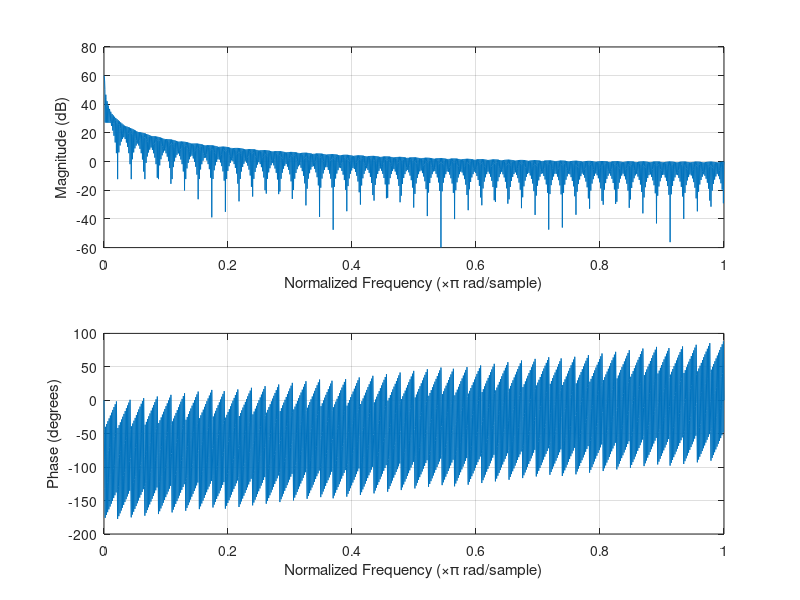
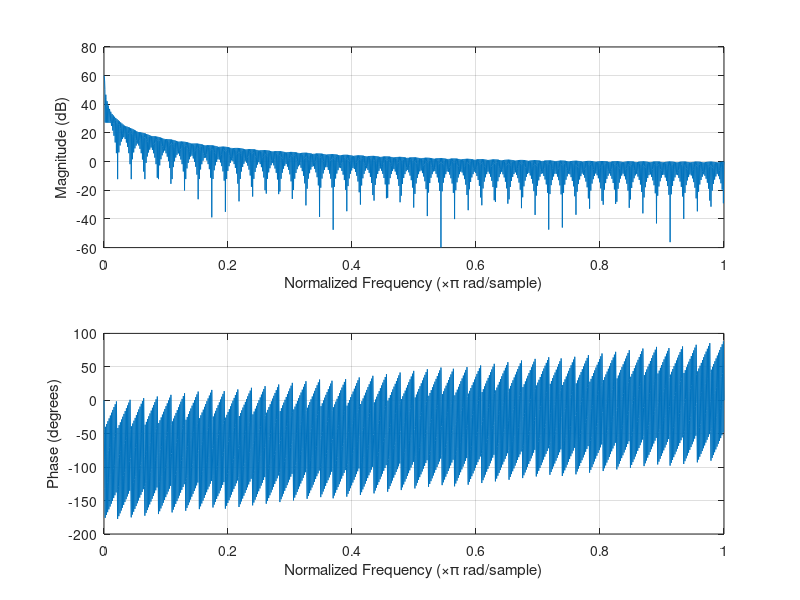
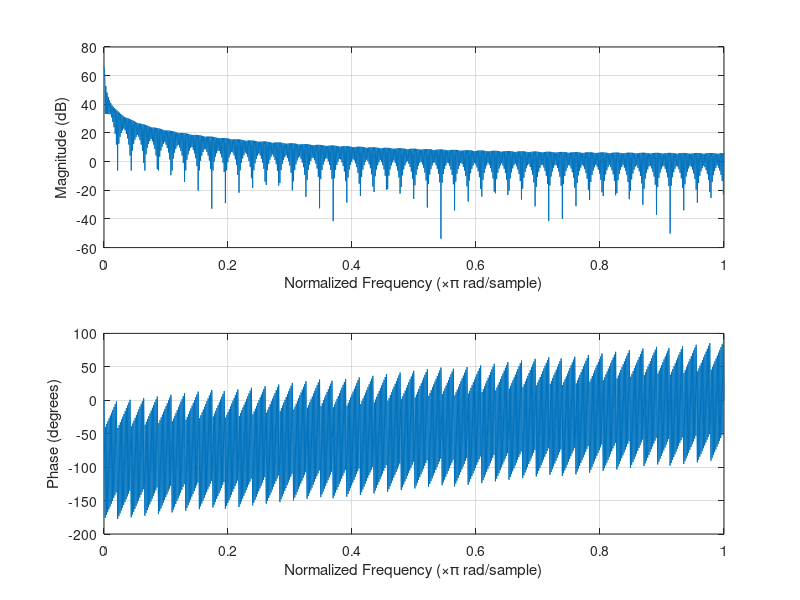

These charts were generated, in order, by the following MATLAB code:
clear;
clc;
f =20;
t=0:1000;
a = 1 ;
x1 = a*cos(2*pi*f*t);
x2 = a*cos(2*pi*3*f*t);
x = x1 +x2;

freqz(x1)
figure
freqz(x2)
figure
freqz(x)